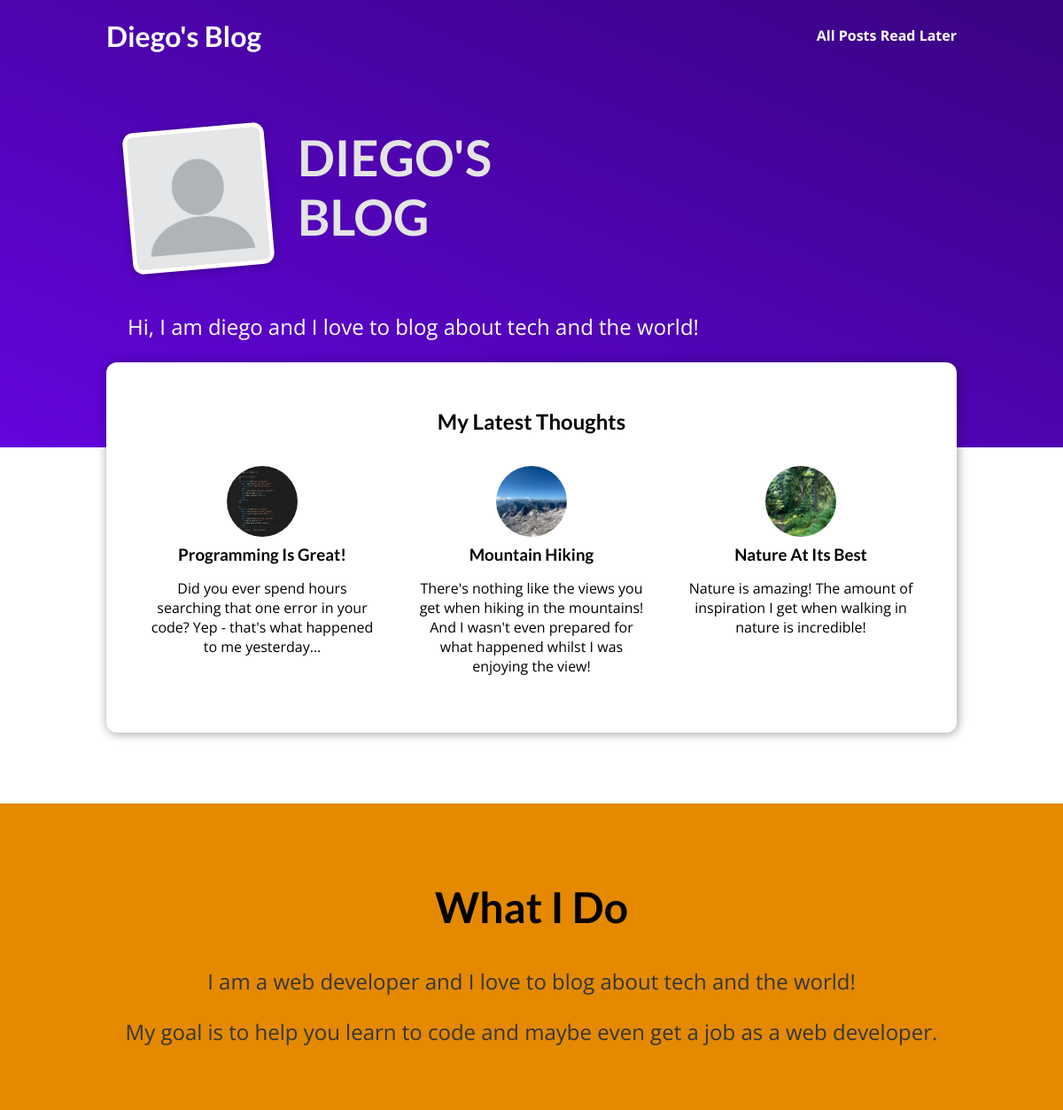
Before: / with the older database file.
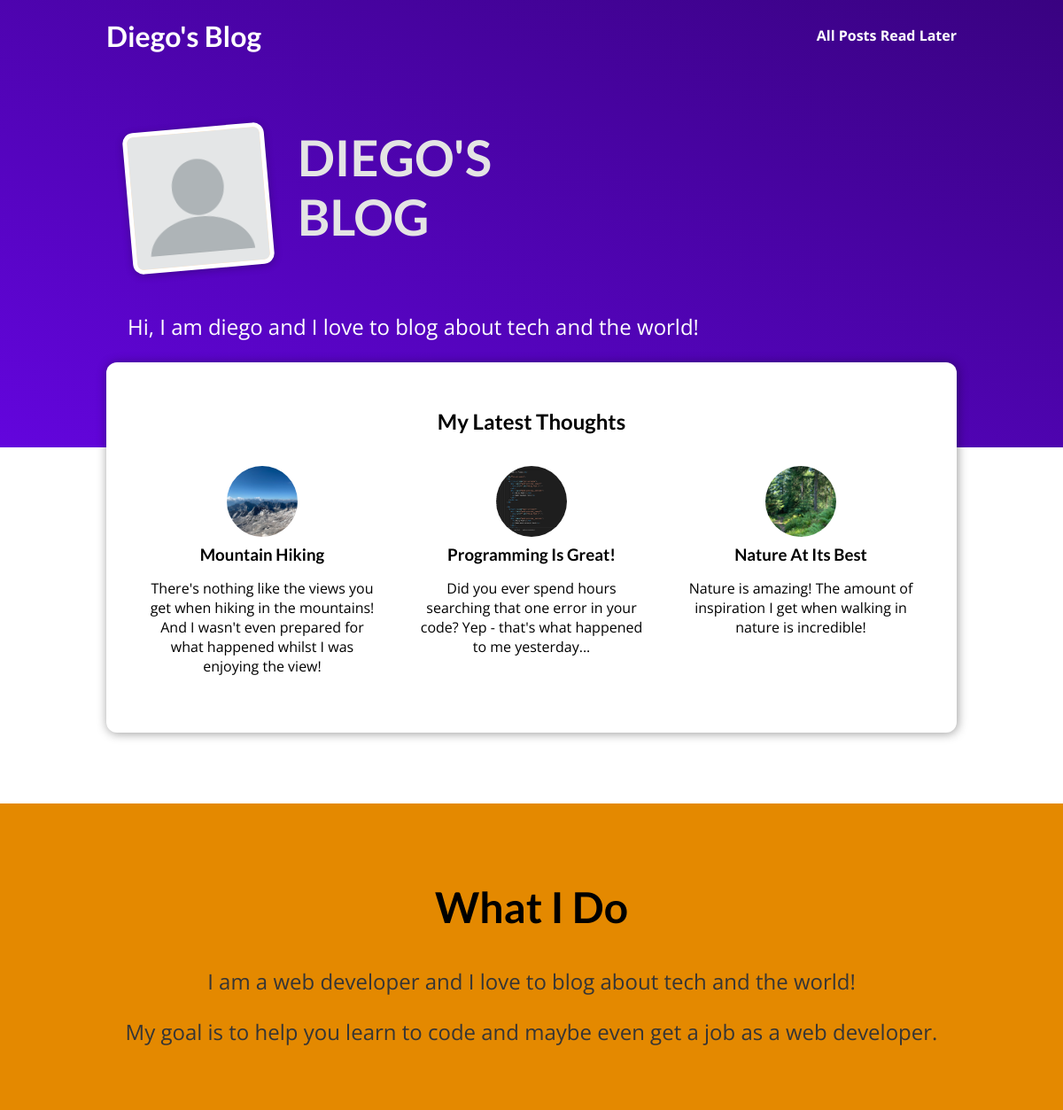
After: the same page with the newer database file.
### blog/models.py (models this page shows)
class Post(models.Model):
    title = models.CharField(max_length=150)
    excerpt = models.CharField(max_length=200)
    image = models.ImageField(upload_to="images")
    date = models.DateField(auto_now=True)
    slug = models.SlugField(unique=True, db_index=True)
    content = models.TextField(validators=[MinLengthValidator(10)])
    author = models.ForeignKey(
        Author, on_delete=models.SET_NULL, null=True, related_name="posts")
    tags = models.ManyToManyField(Tag)

### blog/views.py (the view)
# urls.py: path("", views.starting_page, name="starting-page"),
def starting_page(request):
    posts = Post.objects.all().order_by("-date")[:3]
    return render(request, "blog/index.html", {
        "posts": posts
    })

### blog/templates/blog/index.html (shortened to what this page needs)
{% extends "base.html" %}
{% load static %}
{% block css_files %}
    <link rel="stylesheet" href="{% static "blog/post.css" %}">
    <link rel="stylesheet" href="{% static "blog/index.css" %}">
{% endblock  %}
{% block content %}
    <section id="welcome">
        <header>
            <img src="{% static "blog/images/blank-profile-picture-973460_640.png" %}" alt="Diego - the Author of this blog">
            <h2>DIEGO'S BLOG</h2>
        </header>
        <p>Hi, I am diego and I love to blog about tech and the world!</p>
    </section>
    <section id="latest-posts">
        <h2>My Latest Thoughts</h2>
        <ul>
            {% for post in posts %}
                {% include "blog/includes/post.html" %}
            {% endfor %}
        </ul>
    </section>
    <section id="about">
        <h2>What I Do</h2>
        <p>
            I am a web developer and I love to blog about tech and the world!
        </p>
        <p>
            My goal is to help you learn to code and maybe even get a job as a web developer.
        </p>
    </section>
{% endblock %}

### blog/templates/blog/includes/post.html
{% load static %}
<li>
  <article class="post">
    <a href="{% url "post-detail-page" post.slug %}">
      <img src="{% static "blog/"|add:post.image.url %}" alt="{{post.title}}">
      <div class="post__content">
        <h3>{{ post.title | title }}</h3>
        {{ post.excerpt | linebreaks }}
      </div>
    </a>
  </article>
</li>

Changed rows visible on the page:
changed Post "Mountain Hiking": moves up the list
